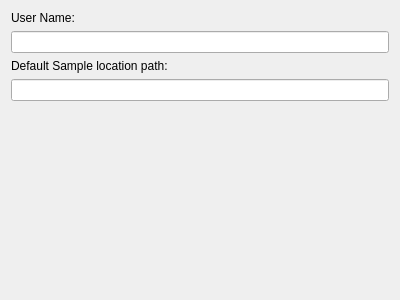
<?xml version="1.0" encoding="UTF-8"?>
<ui version="4.0">
 <class>GeneralSettingsPanel</class>
 <widget class="QWidget" name="GeneralSettingsPanel">
  <property name="geometry">
   <rect>
    <x>0</x>
    <y>0</y>
    <width>400</width>
    <height>300</height>
   </rect>
  </property>
  <property name="windowTitle">
   <string>Form</string>
  </property>
  <layout class="QVBoxLayout" name="verticalLayout">
   <item>
    <widget class="QLabel" name="label">
     <property name="text">
      <string>User Name:</string>
     </property>
    </widget>
   </item>
   <item>
    <widget class="QLineEdit" name="userName"/>
   </item>
   <item>
    <widget class="QLabel" name="label_3">
     <property name="text">
      <string>Default Sample location path:</string>
     </property>
    </widget>
   </item>
   <item>
    <widget class="QLineEdit" name="samplePath">
     <property name="text">
      <string/>
     </property>
    </widget>
   </item>
   <item>
    <spacer name="verticalSpacer">
     <property name="orientation">
      <enum>Qt::Vertical</enum>
     </property>
     <property name="sizeHint" stdset="0">
      <size>
       <width>20</width>
       <height>245</height>
      </size>
     </property>
    </spacer>
   </item>
  </layout>
 </widget>
 <resources/>
 <connections/>
</ui>
